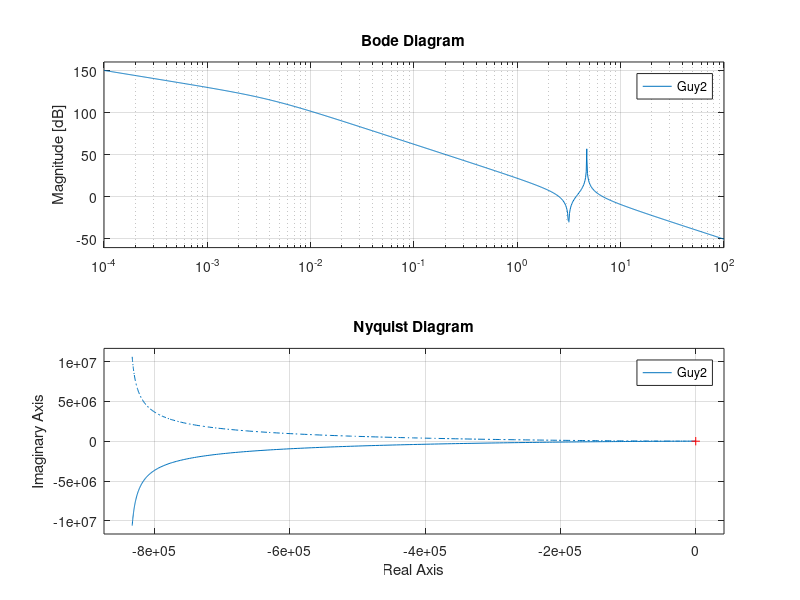

The MATLAB script that drew this image:
%% Initialisierung des Reglers
close

ml = 1;

s = tf('s');

A = [0, 1, 0, 0;
     -9.81*(1+ml/0.8), 0, 0, .009;
     0, 0, 0, 1;
     12.26*ml, 0, 0, -.009];
B = [0, -30.49, 0, 30.49]';

Guy1 = -s/(.041*(0.8*s^3 + 0.0072*s^2 + 9.81*(0.8 + ml)*s + 0.071));
Guy2 = (s^2 + 9.81)/(.041*s*(0.8*s^3 + 0.0072*s^2 + 9.81*(0.8 + ml)*s + 0.071));

bode(Guy2)
nyquist(Guy2)


